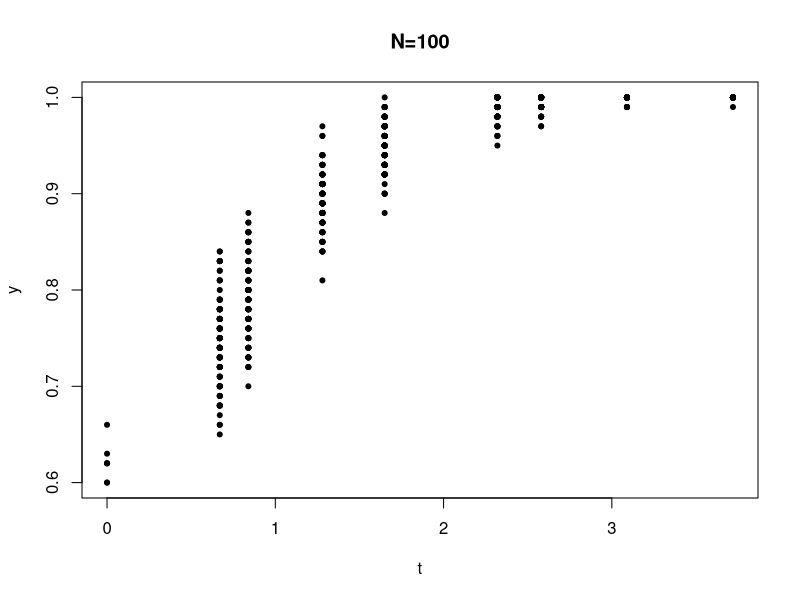
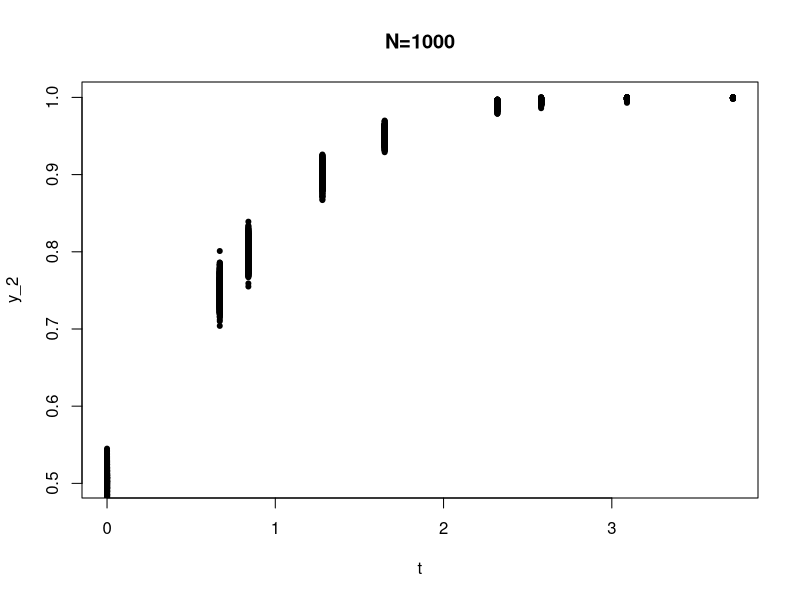
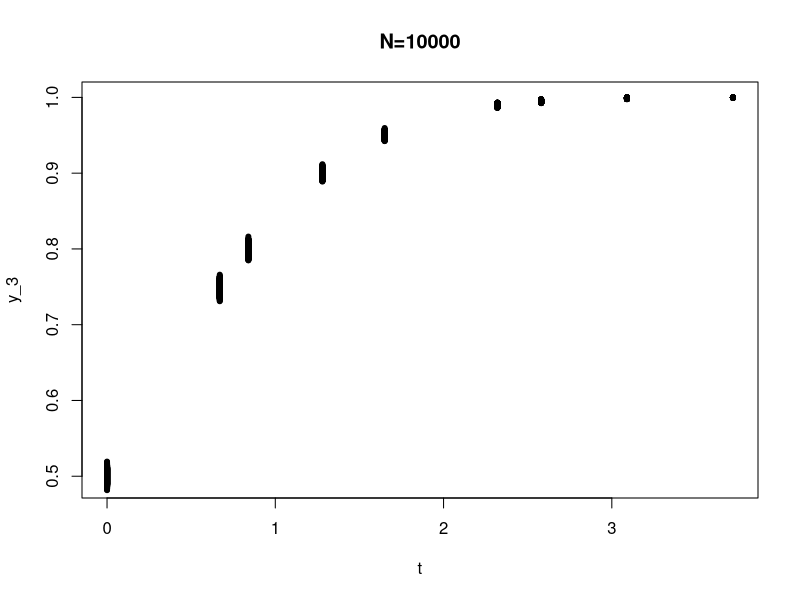

These figures' R source, in order:
## ---- chunk 1
knitr::opts_chunk$set(echo = TRUE)
## ---- chunk 2
set.seed(1)
X <- rnorm(100, mean = 0, sd = 1)
knitr::kable(X)
## ---- chunk 3
t <- c(0.0, 0.67, 0.84, 1.28, 1.65, 2.32, 2.58, 3.09, 3.72)
y <- matrix(data = "numeric", nrow = 100, ncol = 9)
X <- rnorm(100, mean = 0, sd = 1)
for (i in 1:9){
  y[1,i] <- 1/100 * sum( I(X <= t[i]) )}
plot(t, y[1, ], ylab = "y", main = "N=100", pch = 20)
for (j in 2:100){
X <- rnorm(100, mean = 0, sd = 1)
for (i in 1:9){
y[j,i] <- 1/100 * sum( I(X <= t[i]) )}
points(t, y[j, ], pch = 20)}
## ---- chunk 4
t <- c(0.0, 0.67, 0.84, 1.28, 1.65, 2.32, 2.58, 3.09, 3.72)
y_2 <- matrix(data = "numeric", nrow = 1000, ncol = 9)
X_2 <- rnorm(1000, mean = 0, sd = 1)
for (i in 1:9){
  y_2[1,i] <- 1/1000 * sum( I(X_2 <= t[i]) )}
plot(t, y_2[1, ], ylab = "y_2", main = "N=1000", pch = 20)
for (j in 2:1000){
  X_2 <- rnorm(1000, mean = 0, sd = 1)
  for (i in 1:9){
    y_2[j,i] <- 1/1000 * sum( I(X_2 <= t[i]) )}
  points(t, y_2[j, ], pch = 20)}
## ---- chunk 5
t <- c(0.0, 0.67, 0.84, 1.28, 1.65, 2.32, 2.58, 3.09, 3.72)
y_3 <- matrix(data = "numeric", nrow = 10000, ncol = 9)
X_3 <- rnorm(10000, mean = 0, sd = 1)
for (i in 1:9){
  y_3[1,i] <- 1/10000 * sum( I(X_3 <= t[i]) )}
plot(t, y_3[1, ], ylab = "y_3", main = "N=10000", pch = 20)
for (j in 2:10000){
  X_3 <- rnorm(10000, mean = 0, sd = 1)
  for (i in 1:9){
    y_3[j,i] <- 1/10000 * sum( I(X_3 <= t[i]) )}
  points(t, y_3[j, ], pch = 20)}
